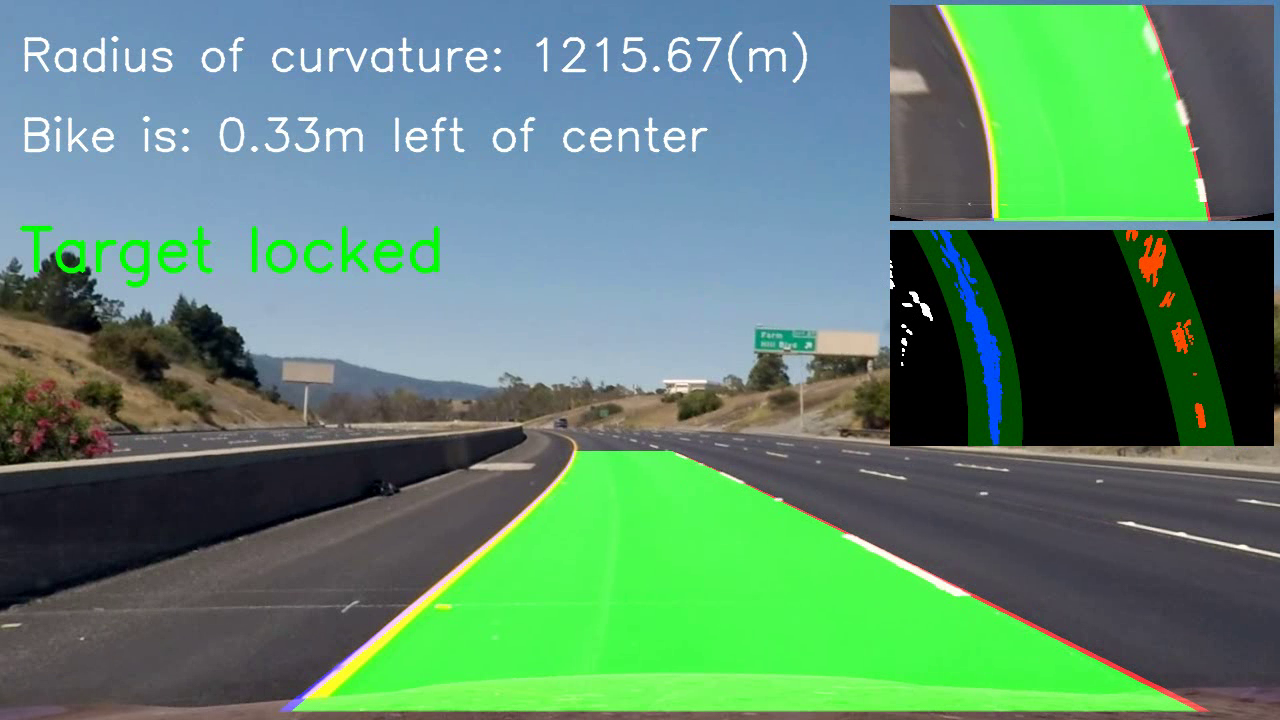
#> input picture frame 1 of out.avi, 1280 x 720 px, given in place of project_video.mp4, which was not available
$ python project.py   (older library calls are emulated)
#> lines starting #> are read from the running program, lines starting #| are printed output that depends on the picture; pictures that were not available may be replaced by others from this repository, and a replacement may not be noted
import numpy as np
import cv2
# import globq
import matplotlib.pyplot as plt
import pickle

#================ Load Camera Calibration================
pickle_in = open("camera_cal/wide_dist_pickle.p","rb")
#> (reads camera_cal/wide_dist_pickle.p from the repository)
camera_calibration = pickle.load(pickle_in)
mtx = camera_calibration['mtx']
dist = camera_calibration['dist']

#============= Load Warp and Unwarp matrixes ============
pickle_in = open("camera_cal/warp_pickle.p","rb")
#> (reads camera_cal/warp_pickle.p from the repository)
#> further down, frame is the input picture: shape (720, 1280, 3); mean B, G, R 110.6, 134.9, 92.1
warp_matrixes = pickle.load(pickle_in)
M = warp_matrixes['m']
M_inv = warp_matrixes['m_inv']
print(M)
print(M_inv)


#===========================================================================#
#=============Functions to apply gradient and color thresholding============#
#===========================================================================#
def abs_sobel_thresh(img, sobel_kernel=3, orient='x', thresh=(50, 100)):

    # 1) Take the derivative in x or y given orient = 'x' or 'y'
    if(orient == 'x'):
        sobel = cv2.Sobel(img, cv2.CV_64F, 1, 0, ksize=sobel_kernel)
    else:
        sobel = cv2.Sobel(img, cv2.CV_64F, 0, 1, ksize=sobel_kernel)
    # 2) Take the absolute value of the derivative or gradient
    abs_sobel = np.absolute(sobel)
    # 3) Scale to 8-bit (0 - 255) then convert to type = np.uint8
    scaled_sobel = np.uint8(255*abs_sobel/np.max(abs_sobel))
    # 4) Create a mask of 1's where the scaled gradient magnitude
            # is > thresh_min and < thresh_max
    sbinary = np.zeros_like(scaled_sobel)
    sbinary[(scaled_sobel >= thresh[0]) & (scaled_sobel <= thresh[1])] = 1
    # 5) Return this mask as your binary_output image
    return sbinary

def mag_thresh(img, sobel_kernel=3, mag_thresh=(0, 255)):
    # 2) Take the gradient in x and y separately
    sobelX = cv2.Sobel(img, cv2.CV_64F, 1, 0, ksize=sobel_kernel)
    sobelY = cv2.Sobel(img, cv2.CV_64F, 0, 1, ksize=sobel_kernel)
    # 3) Calculate the magnitude
    sobel = pow((pow(sobelX,2) + pow(sobelY,2)),1/2)
    # 4) Scale to 8-bit (0 - 255) and convert to type = np.uint8
    scaled_sobel = np.uint8(255*sobel/np.max(sobel))
    # 5) Create a binary mask where mag thresholds are met
    sbinary = np.zeros_like(scaled_sobel)
    sbinary[(scaled_sobel >= mag_thresh[0]) & (scaled_sobel <= mag_thresh[1])] = 1
    # 6) Return this mask as your binary_output image
    return sbinary

def dir_threshold(img, sobel_kernel=15, thresh=(0.7, 1.3)):
    # 2) Take the gradient in x and y separately
    sobelX = cv2.Sobel(img, cv2.CV_64F, 1, 0, ksize=sobel_kernel)
    sobelY = cv2.Sobel(img, cv2.CV_64F, 0, 1, ksize=sobel_kernel)
    # 3) Take the absolute value of the x and y gradients
    abs_sobelx = np.absolute(sobelX)
    abs_sobely = np.absolute(sobelY)
    # 4) Use np.arctan2(abs_sobely, abs_sobelx) to calculate the direction of the gradient
    dir_gradient = np.arctan2(abs_sobely, abs_sobelx)
    # 5) Create a binary mask where direction thresholds are met
    sbinary = np.zeros_like(dir_gradient)
    sbinary[(dir_gradient >= thresh[0]) & (dir_gradient <= thresh[1])] = 1
    # 6) Return this mask as your binary_output image
    return sbinary

def color_threshold(img, s_thresh=(170, 255)):
    # Threshold color channel
    s_binary = np.zeros_like(img)
    s_binary[(img >= s_thresh[0]) & (img <= s_thresh[1])] = 1
    return s_binary


#===========================================================================#
#======================Functions to get warped binary images================#
#===========================================================================#
def get_warped_binary_V(img):
    img_size = (img.shape[1], img.shape[0])
    #undistort image
    undistorted_img = cv2.undistort(img, mtx, dist, None, mtx)
    #change to hls color space
    hsv_img = cv2.cvtColor(undistorted_img, cv2.COLOR_RGB2HSV)
    V_img = hsv_img[:,:,2]
    V_img_blur = cv2.GaussianBlur(V_img, (5, 5), 0)
    #x edges
    V_sobel_X = abs_sobel_thresh(V_img, orient='x', thresh=(30, 100))
    V_sobel_Y = abs_sobel_thresh(V_img, orient='y', thresh=(30, 100))
    #xy edges
    V_sobel_XY = mag_thresh(V_img, mag_thresh=(30, 100))
    #dir edges
    V_sobel_Dir = dir_threshold(V_img, thresh=(0.5, 1.3))
    #combined
    V_comb = np.zeros_like(V_img)
    V_comb[((V_sobel_X == 1) & (V_sobel_Y == 1)) | ((V_sobel_XY == 1) & (V_sobel_Dir == 1))] = 1
    #Color thresh
    V_col = color_threshold(V_img, s_thresh=(215, 255))
    #Combine colors and gradient
    V_combined_2 = np.zeros_like(V_img)
    V_combined_2[(V_comb == 1) | (V_col == 1)] = 1
    #Perspective transform
    warped_binary2 = cv2.warpPerspective(V_combined_2, M, img_size, flags=cv2.INTER_LINEAR)
    return warped_binary2


# [27 lines left out: function get_warped_binary_S, not called in this run]

def get_warped_binary_R(img):
    img_size = (img.shape[1], img.shape[0])
    #undistort image
    undistorted_img = cv2.undistort(img, mtx, dist, None, mtx)
    #change to hls color space
    #hls_img = cv2.cvtColor(undistorted_img, cv2.COLOR_RGB2HLR)
    R_img = img[:,:,0]
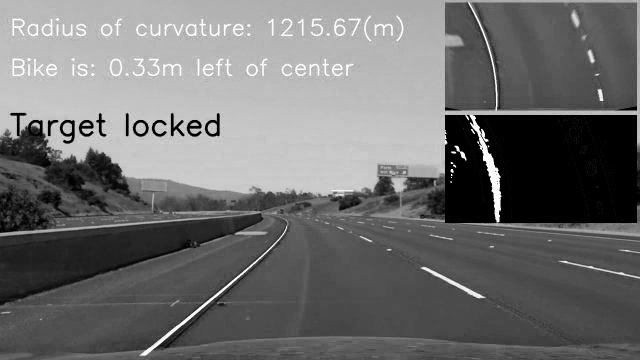
#> R_img: shape (720, 1280) (shown at 1/2 size); min 0, max 255, mean 110.6
    #x edges
    R_sobel_X = abs_sobel_thresh(R_img, orient='x', thresh=(20, 100))
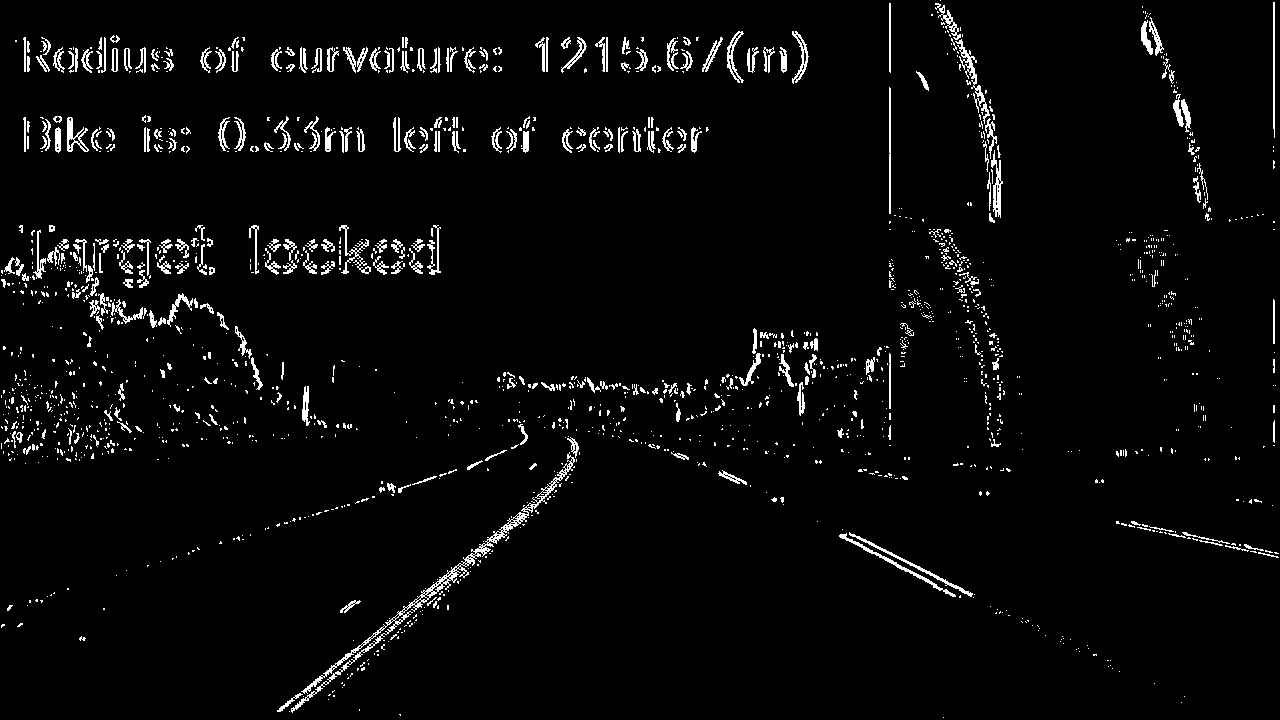
#> R_sobel_X: shape (720, 1280); values 0 (black) and 1 (white), 3.5% white in thin lines or dots
    R_sobel_Y = abs_sobel_thresh(R_img, orient='y', thresh=(20, 100))
#> call 2 of abs_sobel_thresh, with sobel_kernel = 3, orient = 'y', thresh = (20, 100)
#> in abs_sobel_thresh (call 2), `sobel = cv2.Sobel(img, cv2.CV_64F, 0, 1, ksize=sobel_kernel)`:
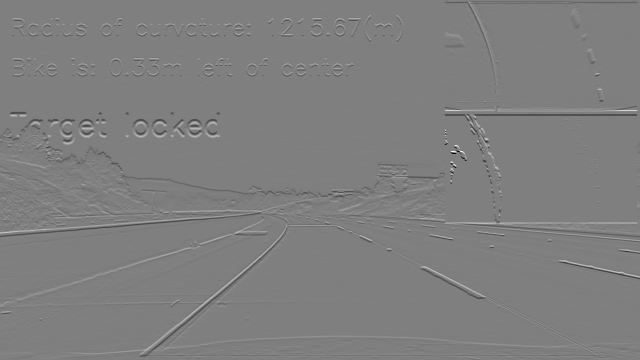
#> sobel: shape (720, 1280) float64 (shown at 1/2 size); min -1017, max 1018, mean -1.1; drawn with min black and max white
#> in abs_sobel_thresh (call 2), `abs_sobel = np.absolute(sobel)`:
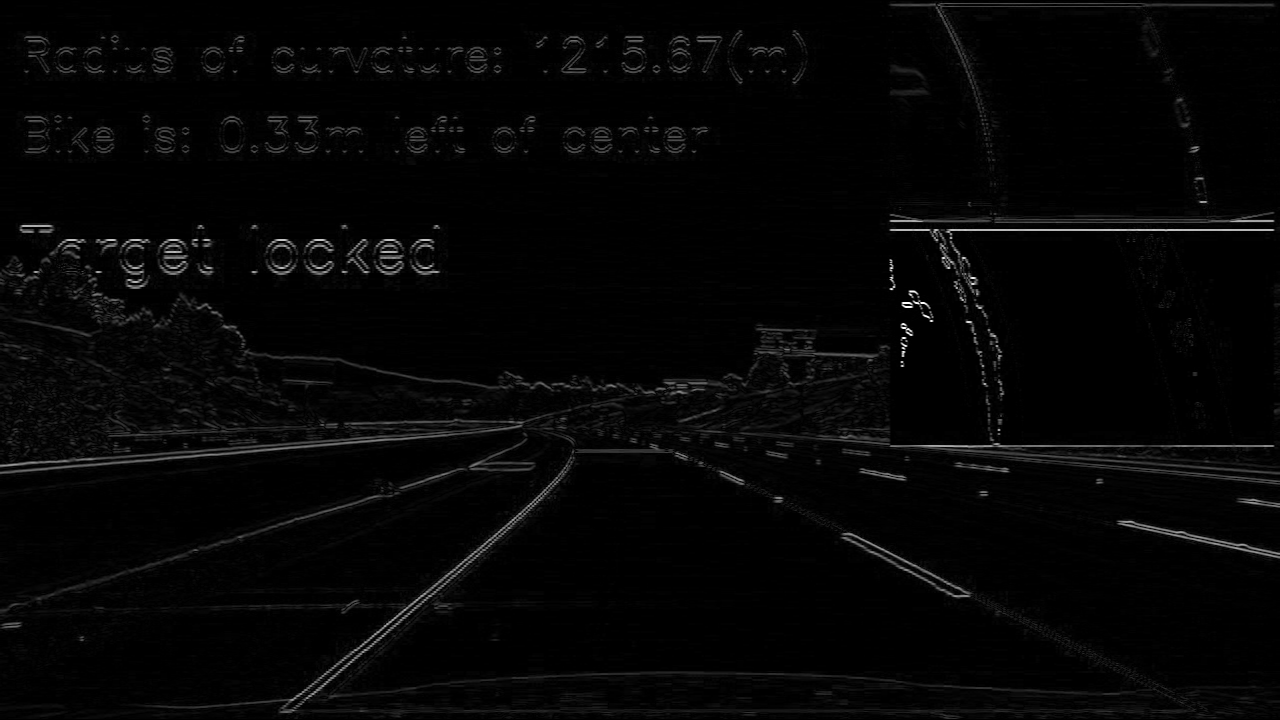
#> abs_sobel: shape (720, 1280) float64; min 0, max 1018, mean 22.3; drawn with min black and max white
#> R_sobel_Y: shape (720, 1280); values 0 (black) and 1 (white), 5.9% white in thin lines or dots
#> (the rest of the program and of its run is left out)
